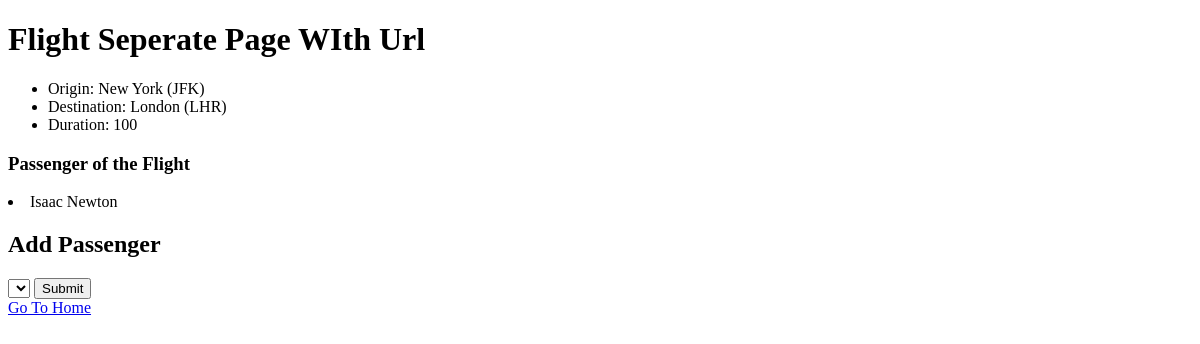
The app's page /flights/1, older data.
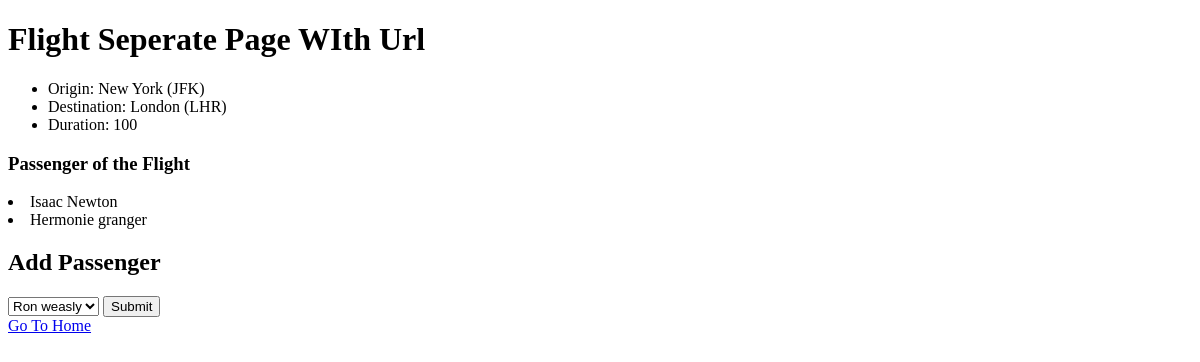
The same page, newer data.
### flights/models.py (models this page shows)
class Passengers(models.Model):
    fname = models.CharField(max_length=64)
    lname = models.CharField(max_length=64)
    flights = models.ManyToManyField(Flight,blank=True,related_name="passengers")
    def __str__(self):
        return f"{self.fname} {self.lname}"

### flights/views.py (the view)
# urls.py: path("<int:flight_id>",views.flight,name="flight"),
def flight(request,flight_id):
    flight= Flight.objects.get(pk=flight_id)
    return render(request,"flights/flight.html",{
        "flight": flight,
        "passengers": flight.passengers.all(),
        "non_passengers":Passengers.objects.exclude(flights=flight).all()
    })

### flights/models.py (called while the page is built)
    def __str__(self) :
        return f"{self.city} ({self.code})"

### flights/templates/flights/flight.html (shortened to what this page needs)
{% extends "flights/template.html"%}
{% block body%}
    <h1>Flight Seperate Page WIth Url</h1>
    <ul>
        <li>Origin: {{ flight.origin }}</li>
        <li>Destination: {{ flight.destination }}</li>
        <li>Duration: {{ flight.duration}}</li>
    </ul>
    <h3>Passenger of the Flight</h3>
    {% for passenger in passengers %}
        <li>{{passenger}}</li>
    {% empty%}
        <li>No Passengers JUst chillin and Ridin</li>
    {% endfor%}
    <h2>Add Passenger</h2>
    <form action="{% url 'book' flight.id %}" method="post">
        <select name="passenger">
        {% for passenger in non_passengers %}
            <option value="{{passenger.id }}">{{ passenger }}</option>
        {% endfor %}
        </select>
       <input type="submit"/>
    </form>
    <a href="{% url 'index' %}">Go To Home</a>
{% endblock %}

Row changes from the older to the newer data that the page shows:
added Passengers: fname+lname "Hermonie granger"
Text that changed along with them:
form field passenger: (not shown) → "Ron weasly"
